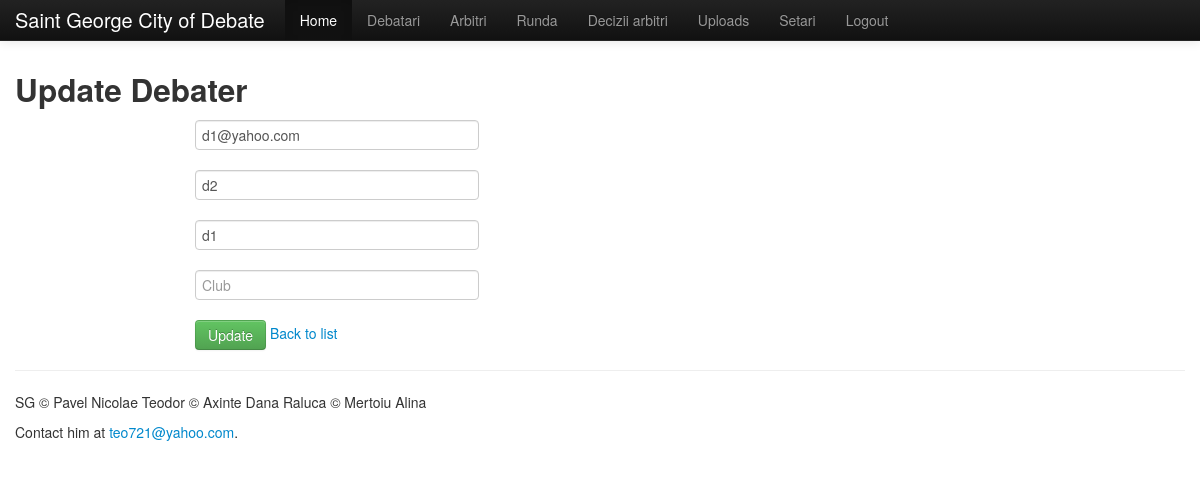
The app's page /debaters/update/1 (signed in), older data.
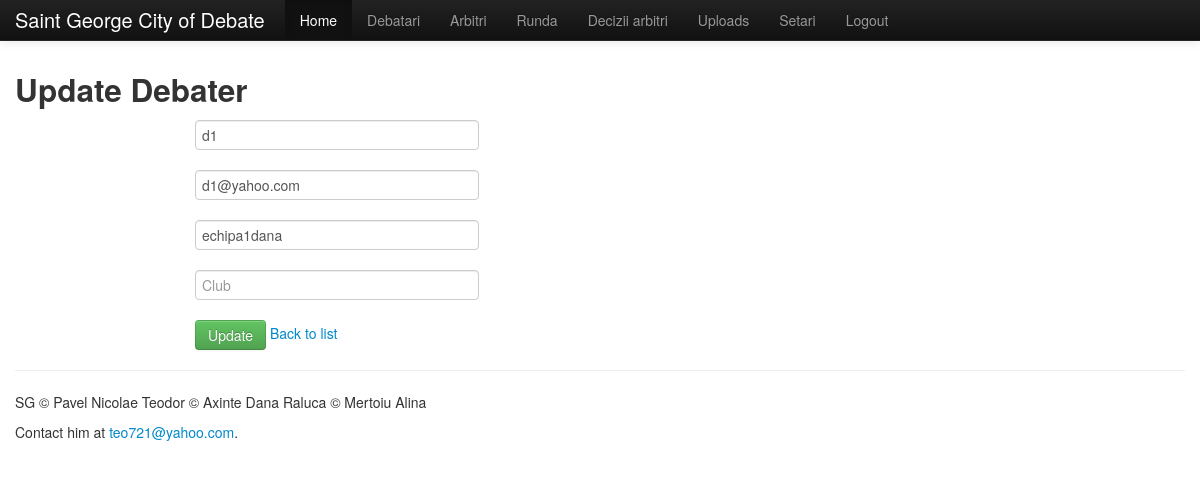
The same page, newer data.
### app/debater/models.py (models this page shows, shortened)
class Debater(db.Model):
	__tablename__ = "debaters"
	id = db.Column('debater_id', db.Integer , primary_key=True)
	name = db.Column(db.String(30))
	user_id = db.Column(db.Integer, db.ForeignKey('users.user_id'))
	team_id = db.Column(db.Integer, db.ForeignKey('teams.team_id'))
	debater_res = db.relationship('Debater_restriction', backref='debater_res', lazy='dynamic')

### app/mod_auth/models.py (models this page shows, shortened)
class User(db.Model):
    __tablename__ = "users"
    id = db.Column('user_id',db.Integer , primary_key=True)
    password = db.Column('password' , db.String(250))
    email = db.Column('email',db.String(50),unique=True , index=True)
    user_type = db.Column('user_type',db.String(30))#cauta ce e index ?????!!!
    def is_authenticated(self):
        return True
    def is_debater(self):
        return (self.user_type == 'debater')
    def is_judge(self):
        return (self.user_type == 'judge')
    def is_tabmaster(self):
        return (self.user_type == 'tabmaster')

### app/tabmaster/models.py (models this page shows, shortened)
class Team(db.Model):
    __tablename__ = "teams"
    id = db.Column('team_id', db.Integer, primary_key=True)
    name = db.Column(db.String(30))
    points = db.Column(db.Integer)
    wins = db.Column(db.Integer)
    defeats = db.Column(db.Integer)
    number_of_games = db.Column(db.Integer)
    team_res = db.relationship('Team_restriction', backref='team_res', lazy='dynamic')
    debaters = db.relationship('Debater', backref='team', lazy='dynamic')

### app/tabmaster/controllers.py (the view, shortened to what this page needs)
@tabmaster.route('/debaters/update/<int:id>', methods=['POST', 'GET'])
@login_required
def update_debater(id):
    debater = Debater.query.get(id)
    user = User.query.get(debater.user_id)
    team = Team.query.get(debater.team_id)
    if request.method == 'GET':
        _debater = {}
        _debater['id'] = debater.id
        _debater['name'] = debater.name
        _debater['email'] = user.email
        _debater['team'] = team.name
        return render_template('tabmaster/update_debater.html',debater = _debater)

### app/__init__.py (called while the page is built)
@app.before_request
def before_request():
    g.user = current_user

### app/mod_auth/controllers.py (called while the page is built)
@login_manager.user_loader
def load_user(id):
    return User.query.get(int(id))

### app/tabmaster/controllers.py (called while the page is built)
@tabmaster.before_request
def before_request():
    if current_user is not None and current_user.is_authenticated():
        if (current_user.user_type != 'tabmaster'):
            flash('Nu sunteti tabmaster!','error')
            return redirect(url_for('home'))
    else:
        flash('You must log in to continue','error')
        return redirect(url_for('auth.login'))

### app/templates/tabmaster/update_debater.html
{% extends "layout.html" %}
{% block body %}
  <form action="" method=post class="form-horizontal">
    <h2>Update Debater</h2>
    <div class="control-group">
        <div class="controls">
          <input type="text" id="name" name="name" class="input-xlarge"
            placeholder="Name" value="{{debater.name}}"
            required>
        </div>
    </div>
    <div class="control-group">
        <div class="controls">
          <input type="text" id="email" name="email" class="input-xlarge"
            placeholder="Email" value="{{debater.email}}"
            required>
        </div>
    </div>
    <div class="control-group">
        <div class="controls">
          <input type="text" id="team" name="team" class="input-xlarge"
            placeholder="Team" value="{{debater.team}}"
            required>
        </div>
    </div>
    <div class="control-group">
        <div class="controls">
          <input type="text" id="club" name="club" class="input-xlarge"
            placeholder="Club" value="{{debater.club}}"
            required>
        </div>
    </div>
    <div class="control-group">
        <div class="controls">
          <button type="submit" class="btn btn-success">Update</button>
          <a href="{{ url_for('tabmaster.debaters') }}">Back to list</a>
        </div>
    </div>
  </form>
{% endblock %}

Row changes from the older to the newer data that the page shows:
no longer on this page (row edited): User: email "d2"
changed Debater: name "d1@yahoo.com" → "d1"
now on this page (row edited): User: email "d1@yahoo.com"
changed Team: team "d1" → "echipa1dana"
